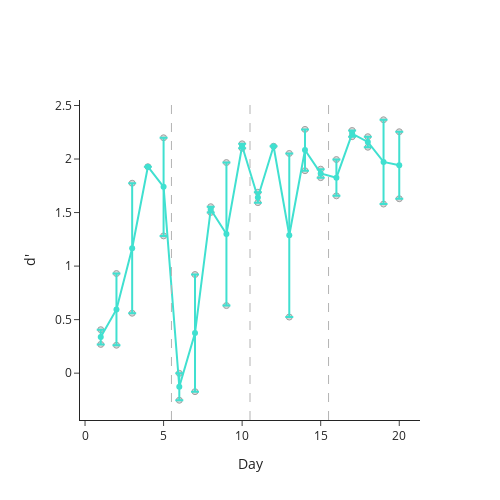

Notebook code for this chart:
### Code cell
## d' across days
for experiment in experiment_pc:
    dprime_df = pd.DataFrame()
    for mouse in experiment_pc[experiment]:
        if mouse == 'mc_EEG2_01':
            next
        else:
            df = pd.DataFrame(experiment_sdt[experiment][mouse]).T
            d = []
            for idx in np.arange(0, len(df['dprime'])):
                d.append(np.nanmean(df['dprime'][idx]))
            dprime = pd.DataFrame(d).rename(columns={0: 'dprime'})
            dprime.insert(0, 'mouse', mouse)
            dprime.insert(1, 'day', [x for x in np.arange(1, 21)])
            dprime_df = pd.concat([dprime_df, dprime], axis=0)

fig = pf.plot_behavior_across_days(dprime_df, x_var='day', y_var='dprime', groupby_var=['day'], title='',
                                   x_title='Day', y_title="d'", template='simple_white')
fig.show()

### Figure 1 — Plotly figure (JSON) as saved in the notebook; plotly's stock layout.template omitted (floating-point values rounded to 4 significant figures)
{"data": [{"marker": {"color": "rgb(179,179,179)", "line": {"width": 1}}, "mode": "markers", "opacity": 0.5, "type": "scatter", "x": [1, 2, 3, 4, 5, 6, 7, 8, 9, 10, 11, 12, 13, 14, 15, 16, 17, 18, 19, 20, 1, 2, 3, 4, 5, 6, 7, 8, 9, 10, 11, 12, 13, 14, 15, 16, 17, 18, 19, 20], "y": [0.2686, 0.2608, 0.5596, null, 1.282, -0.00158, -0.1728, 1.555, 0.6311, 2.101, 1.593, null, 0.524, 1.891, 1.826, 1.995, 2.208, 2.11, 1.579, 1.629, 0.4059, 0.9307, 1.774, 1.928, 2.199, -0.253, 0.9212, 1.501, 1.967, 2.142, 1.69, 2.119, 2.052, 2.277, 1.905, 1.656, 2.267, 2.209, 2.367, 2.255]}, {"error_y": {"array": [0.06867, 0.335, 0.6072, null, 0.4584, 0.1257, 0.547, 0.02694, 0.6681, 0.02062, 0.04863, null, 0.7641, 0.193, 0.03969, 0.1697, 0.02927, 0.04926, 0.3938, 0.3129], "type": "data"}, "line": {"color": "turquoise"}, "mode": "lines+markers", "type": "scatter", "x": [1, 2, 3, 4, 5, 6, 7, 8, 9, 10, 11, 12, 13, 14, 15, 16, 17, 18, 19, 20], "y": [0.3373, 0.5958, 1.167, 1.928, 1.74, -0.1273, 0.3742, 1.528, 1.299, 2.122, 1.641, 2.119, 1.288, 2.084, 1.866, 1.826, 2.238, 2.159, 1.973, 1.942]}], "layout": {"height": 500, "shapes": [{"line": {"color": "rgb(179,179,179)", "dash": "dash", "width": 1}, "opacity": 1, "type": "line", "x0": 5.5, "x1": 5.5, "xref": "x", "y0": 0, "y1": 1, "yref": "y domain"}, {"line": {"color": "rgb(179,179,179)", "dash": "dash", "width": 1}, "opacity": 1, "type": "line", "x0": 10.5, "x1": 10.5, "xref": "x", "y0": 0, "y1": 1, "yref": "y domain"}, {"line": {"color": "rgb(179,179,179)", "dash": "dash", "width": 1}, "opacity": 1, "type": "line", "x0": 15.5, "x1": 15.5, "xref": "x", "y0": 0, "y1": 1, "yref": "y domain"}], "showlegend": false, "title": {"text": "", "x": 0.5, "xanchor": "center", "y": 0.9, "yanchor": "top"}, "width": 500, "xaxis": {"title": {"text": "Day"}}, "yaxis": {"title": {"text": "d'"}}}}
